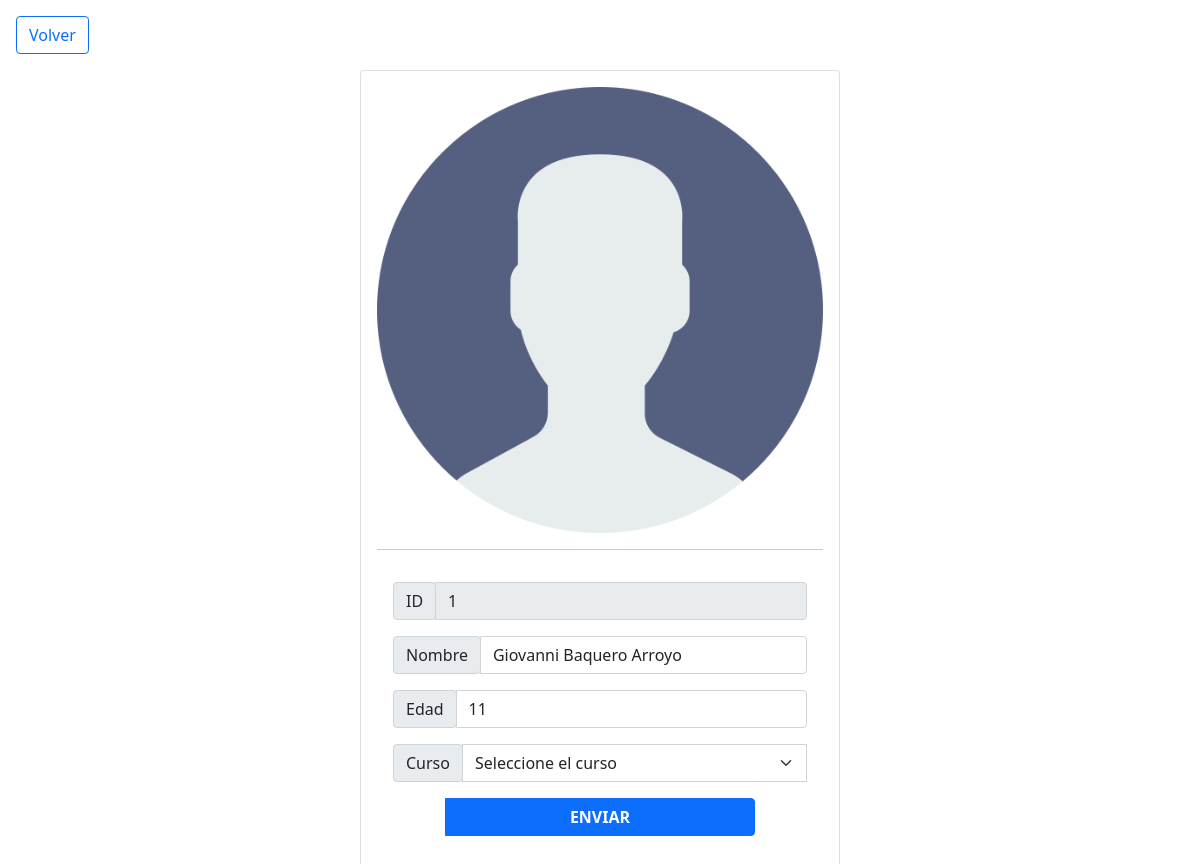
The page /editar.php?id=1&tipo=estudiante on the database its author committed.
### tables this page shows
CREATE TABLE `estudiantes` (
  `ID` int(5) NOT NULL,
  `NombreEst` varchar(70) NOT NULL,
  `EdadEst` int(2) NOT NULL,
  `CursoEst` int(2) NOT NULL
);

### editar.php (the view, shortened to what this page needs)
<!DOCTYPE html>
<html lang="en">
<head>
    <?php
        include("templates/head.php");
    ?>
</head>
<body>
    <a href="edicion.php?k=<?php echo $_GET['tipo'] ?>" class="btn btn-outline-primary text-decoration-none m-3">Volver</a>
    <?php
        if($_GET['tipo']=="estudiante"){
    ?>
    <div class="card m-auto p-3" style="width: 30rem;">
        <img class="card-img-top" src="img/user.png" alt="Card image cap">
        <hr>
        <div class="card-body">
           <form action="php/actualizar.php?k=estudiante" method="POST" id="update_estudiante">
               <?php
                    include('php/conexion.php');
                    $id = $_GET['id'];
                    $query = "SELECT * FROM estudiantes WHERE ID = '$id'";
                    $result = mysqli_query($conexiondb, $query);
                    while ($row = mysqli_fetch_array($result)) {
                ?>
                <div class="input-group mb-3">
                    <div class="input-group-prepend">
                        <span class="input-group-text" id="basic-addon1">ID</span>
                    </div>
                    <input type="number" class="form-control" value="<?php echo $row['ID'] ?>"  readonly name="id">
                </div>
                <div class="input-group mb-3">
                    <div class="input-group-prepend">
                        <span class="input-group-text" id="basic-addon1">Nombre</span>
                    </div>
                    <input type="text" class="form-control" value="<?php echo $row['NombreEst'] ?>" name="nombre" id="nombreACT">
                </div>
                <div class="input-group mb-3">
                    <div class="input-group-prepend">
                        <span class="input-group-text" id="basic-addon1">Edad</span>
                    </div>
                    <input type="number" class="form-control" value="<?php echo $row['EdadEst'] ?>"  name="edad" id="edadACT">
                </div>
                <div class="input-group mb-3">
                    <div class="input-group-prepend">
                        <span class="input-group-text" id="basic-addon1">Curso</span>
                    </div>
                    <select class="form-select" aria-label="Default select example" name="curso" id="cursoACT">
                        <option value="<?php echo $row['CursoEst'] ?>" selected >Seleccione el curso</option>
                    </select>
                <button type="submit" class="btn btn-primary fw-bolder m-auto w-75 mt-3">ENVIAR</button>
                </div>
                <?php } ?>
           </form>
        </div>
    </div>
    <?php }else if($_GET['tipo']=="materia"){?>
    <div class="main m-3 p-3 shadow rounded">
        <div class="contenedor_registros">
            <h2>Editar Materias</h2>
            <?php
                include('php/conexion.php');
                $id = $_GET['id'];
                $query = "SELECT * FROM materias WHERE ID = '$id'";
                $result = mysqli_query($conexiondb, $query);
                while ($row = mysqli_fetch_array($result)) {
            ?>
            <form method="POST" id="update_materias" action="php/actualizar.php?k=materia&id=<?php echo $id ?>">
                <div class="input-group mb-3">
                    <div class="input-group-prepend">
                        <span class="input-group-text fw-bolder" id="basic-addon1">Materia:</span>
                    </div>
                    <input type="text" class="form-control" placeholder="Nombre de la materia" name="materia" id="materiaATC" value="<?php echo $row['NombreMateria']; ?>">
                </div>
                <button type="submit" class="btn btn-primary fw-bolder">ENVIAR</button>
            </form>
            <?php } ?>
        </div>
    </div>
    <?php } ?>
</body>
</html>

### rows shown on the page
estudiantes: id "1", nombre "Giovanni Baquero Arroyo", edad "11"
